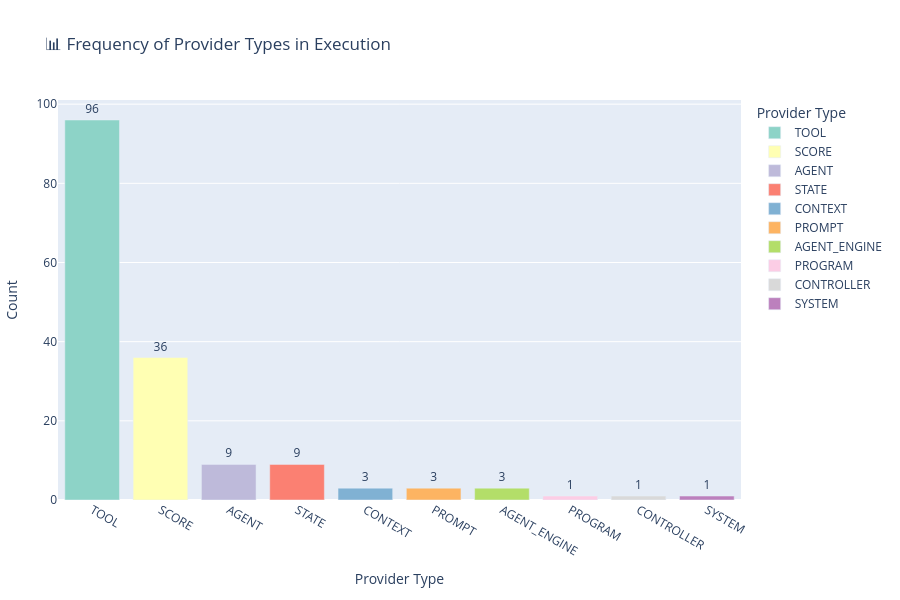

This figure's notebook cell:
### Markdown cell above
### 📊 Frequency of Provider Types in Execution

This bar chart displays the **number of times each `provider_type` appears** in the execution log.

#### 🧠 What this code does:
- Groups the log (`df`) by `provider_type` and counts how many entries exist for each type (e.g., `agent`, `tool`, `score`, `state`, etc.).
- Uses Plotly Express to render a **bar chart** with the provider types on the x-axis and their respective frequencies on the y-axis.
- Adds labels and color-coding to make the chart more interpretable and visually distinct.

#### 🔍 What you're observing:
- **Higher bars** indicate providers that are invoked more frequently (e.g., tools may appear often during scoring).
- Can help reveal which components dominate system activity.
- Serves as a quick summary of system behavior — useful for tuning, bottleneck detection, or debugging repeated execution patterns.

This is a foundational metric for system observability, especially when comparing runs or systems with different configurations.

### Code cell
import plotly.express as px

# Truncate provider_type to the part after the last '.'
df['provider_type'] = df['provider_type'].apply(lambda x: x.split('.')[-1])

# Count how many times each provider type appears
provider_freq = df["provider_type"].value_counts().reset_index()
provider_freq.columns = ["provider_type", "count"]

# Plot as bar chart
fig = px.bar(
    provider_freq,
    x="provider_type",
    y="count",
    text="count",
    title="📊 Frequency of Provider Types in Execution",
    labels={"provider_type": "Provider Type", "count": "Occurrences"},
    color="provider_type",
    color_discrete_sequence=px.colors.qualitative.Set3
)

# Update trace text position and layout
fig.update_traces(textposition="outside")

# Increase height and adjust margins for better space allocation
fig.update_layout(
    height=600,  # Increase height for more space
    margin=dict(t=100, b=100, l=50, r=50),  # Increase top margin for better visibility
    xaxis_title="Provider Type", 
    yaxis_title="Count"
)

fig.show()

### Figure 1 — Plotly figure (JSON) as saved in the notebook; plotly's stock layout.template omitted (floating-point values rounded to 4 significant figures)
{"data": [{"hovertemplate": "Provider Type=%{x}<br>Occurrences=%{text}<extra></extra>", "legendgroup": "TOOL", "marker": {"color": "rgb(141,211,199)", "pattern": {"shape": ""}}, "name": "TOOL", "orientation": "v", "showlegend": true, "text": [96.0], "textposition": "outside", "type": "bar", "x": ["TOOL"], "xaxis": "x", "y": [96], "yaxis": "y"}, {"hovertemplate": "Provider Type=%{x}<br>Occurrences=%{text}<extra></extra>", "legendgroup": "SCORE", "marker": {"color": "rgb(255,255,179)", "pattern": {"shape": ""}}, "name": "SCORE", "orientation": "v", "showlegend": true, "text": [36.0], "textposition": "outside", "type": "bar", "x": ["SCORE"], "xaxis": "x", "y": [36], "yaxis": "y"}, {"hovertemplate": "Provider Type=%{x}<br>Occurrences=%{text}<extra></extra>", "legendgroup": "AGENT", "marker": {"color": "rgb(190,186,218)", "pattern": {"shape": ""}}, "name": "AGENT", "orientation": "v", "showlegend": true, "text": [9.0], "textposition": "outside", "type": "bar", "x": ["AGENT"], "xaxis": "x", "y": [9], "yaxis": "y"}, {"hovertemplate": "Provider Type=%{x}<br>Occurrences=%{text}<extra></extra>", "legendgroup": "STATE", "marker": {"color": "rgb(251,128,114)", "pattern": {"shape": ""}}, "name": "STATE", "orientation": "v", "showlegend": true, "text": [9.0], "textposition": "outside", "type": "bar", "x": ["STATE"], "xaxis": "x", "y": [9], "yaxis": "y"}, {"hovertemplate": "Provider Type=%{x}<br>Occurrences=%{text}<extra></extra>", "legendgroup": "CONTEXT", "marker": {"color": "rgb(128,177,211)", "pattern": {"shape": ""}}, "name": "CONTEXT", "orientation": "v", "showlegend": true, "text": [3.0], "textposition": "outside", "type": "bar", "x": ["CONTEXT"], "xaxis": "x", "y": [3], "yaxis": "y"}, {"hovertemplate": "Provider Type=%{x}<br>Occurrences=%{text}<extra></extra>", "legendgroup": "PROMPT", "marker": {"color": "rgb(253,180,98)", "pattern": {"shape": ""}}, "name": "PROMPT", "orientation": "v", "showlegend": true, "text": [3.0], "textposition": "outside", "type": "bar", "x": ["PROMPT"], "xaxis": "x", "y": [3], "yaxis": "y"}, {"hovertemplate": "Provider Type=%{x}<br>Occurrences=%{text}<extra></extra>", "legendgroup": "AGENT_ENGINE", "marker": {"color": "rgb(179,222,105)", "pattern": {"shape": ""}}, "name": "AGENT_ENGINE", "orientation": "v", "showlegend": true, "text": [3.0], "textposition": "outside", "type": "bar", "x": ["AGENT_ENGINE"], "xaxis": "x", "y": [3], "yaxis": "y"}, {"hovertemplate": "Provider Type=%{x}<br>Occurrences=%{text}<extra></extra>", "legendgroup": "PROGRAM", "marker": {"color": "rgb(252,205,229)", "pattern": {"shape": ""}}, "name": "PROGRAM", "orientation": "v", "showlegend": true, "text": [1.0], "textposition": "outside", "type": "bar", "x": ["PROGRAM"], "xaxis": "x", "y": [1], "yaxis": "y"}, {"hovertemplate": "Provider Type=%{x}<br>Occurrences=%{text}<extra></extra>", "legendgroup": "CONTROLLER", "marker": {"color": "rgb(217,217,217)", "pattern": {"shape": ""}}, "name": "CONTROLLER", "orientation": "v", "showlegend": true, "text": [1.0], "textposition": "outside", "type": "bar", "x": ["CONTROLLER"], "xaxis": "x", "y": [1], "yaxis": "y"}, {"hovertemplate": "Provider Type=%{x}<br>Occurrences=%{text}<extra></extra>", "legendgroup": "SYSTEM", "marker": {"color": "rgb(188,128,189)", "pattern": {"shape": ""}}, "name": "SYSTEM", "orientation": "v", "showlegend": true, "text": [1.0], "textposition": "outside", "type": "bar", "x": ["SYSTEM"], "xaxis": "x", "y": [1], "yaxis": "y"}], "layout": {"barmode": "relative", "height": 600, "legend": {"title": {"text": "Provider Type"}, "tracegroupgap": 0}, "margin": {"b": 100, "l": 50, "r": 50, "t": 100}, "title": {"text": "📊 Frequency of Provider Types in Execution"}, "xaxis": {"anchor": "y", "categoryarray": ["TOOL", "SCORE", "AGENT", "STATE", "CONTEXT", "PROMPT", "AGENT_ENGINE", "PROGRAM", "CONTROLLER", "SYSTEM"], "categoryorder": "array", "domain": [0, 1], "title": {"text": "Provider Type"}}, "yaxis": {"anchor": "x", "domain": [0, 1], "title": {"text": "Count"}}}}
